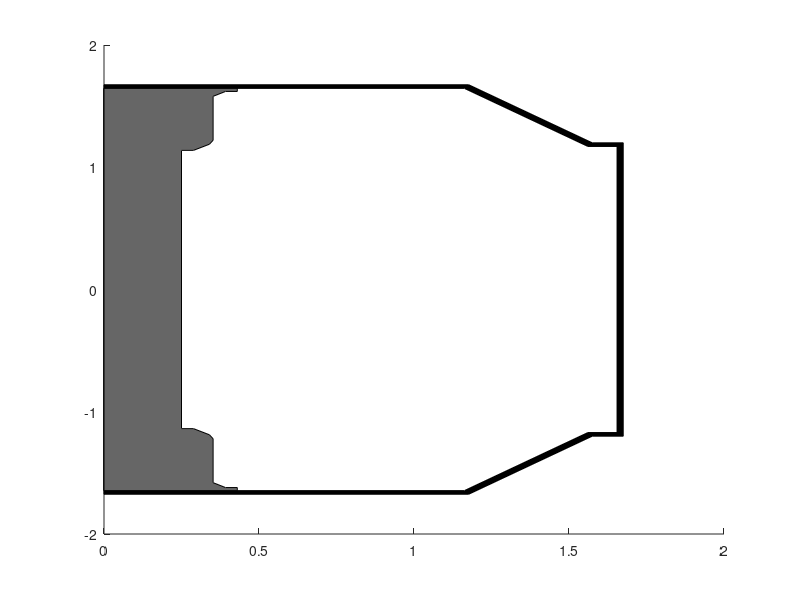

Write MATLAB code to recreate this figure.
function [vv_in,vv_out,post]=drawVacuumVessel(figFlag)
%% plot the EXL-50U vacuum vessel,the point data comes from CAD
if nargin<1
    figFlag=1;
end
%真空室内边界点
x1=0;        x2=1162.5; x3=1561;    x4=1655;
y1=1645;     y2=1645;   y3=1170;  y4=1170;
% 下面是真空室外围尺寸
xx1=0;        xx2=1176.43;     xx3= 1575;        xx4=1675;
yy1=1675;   yy2=1675;         yy3= 1200;        yy4=1200;
% 下面是中心柱外形
c1=430;     c2=430;    c3=392;    c4=352;  c5=352;          c6= 340.302; c7=340.3;   c8=288.7;  c9=250;
d1=1645;  d2=1620;  d3=1620;  d4=1580; d5=1220.5;    d6=1188.4;   d7=1188.4; d8=1138;    d9=1138;

vv_in=[x1 y1;  x2 y2;   x3 y3;   x4 y4;  x4 -y4; x3 -y3;  x2 -y2;-x1 -y1];

vv_out=[xx1 yy1;  xx2 yy2; xx3 yy3; xx4 yy4; xx4 -yy4; xx3 -yy3;  xx2 -yy2; -xx1 -yy1];
% 中心柱截面数据点
post=[0,d1;c1 d1;c2 d2;c3 d3;c4 d4;c5 d5;c6 d6;c7 d7;c8 d8;c9 d9
    c9 -d9;c8 -d8;c7 -d7;c6 -d6;c5 -d5;c4 -d4;c3 -d3;c2 -d2;c1 -d1;
    0,-d1];
%真空室内壁的多个点组成的多边形
inlines=[c1 d1;c2 d2;c3 d3;c4 d4;c5 d5;c6 d6;c7 d7;c8 d8;c9 d9
    c9 -d9;c8 -d8;c7 -d7;c6 -d6;c5 -d5;c4 -d4;c3 -d3;c2 -d2;c1 -d1;
    x2 -y2;x3 -y3;  x4 -y4; x4 y4; x3 y3; x2 y2;c1 d1];

if figFlag
    patch(vv_out(:,1)/1e3,vv_out(:,2)/1e3,[0,0,0]);
    hold on;patch(vv_in(:,1)/1e3,vv_in(:,2)/1e3,[1,1,1]);
    hold on;patch(post(:,1)/1e3,post(:,2)/1e3,[0.4,0.4,0.4]);
end
end